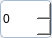
<?xml version="1.0" encoding="UTF-8"?>
<ui version="4.0">
 <class>CDialogNumberEdit</class>
 <widget class="QDialog" name="CDialogNumberEdit">
  <property name="windowModality">
   <enum>Qt::ApplicationModal</enum>
  </property>
  <property name="geometry">
   <rect>
    <x>0</x>
    <y>0</y>
    <width>52</width>
    <height>38</height>
   </rect>
  </property>
  <property name="sizePolicy">
   <sizepolicy hsizetype="Expanding" vsizetype="Expanding">
    <horstretch>0</horstretch>
    <verstretch>0</verstretch>
   </sizepolicy>
  </property>
  <property name="windowTitle">
   <string>Dialog</string>
  </property>
  <property name="styleSheet">
   <string notr="true"/>
  </property>
  <property name="modal">
   <bool>true</bool>
  </property>
  <layout class="QVBoxLayout" name="verticalLayout">
   <property name="spacing">
    <number>0</number>
   </property>
   <property name="leftMargin">
    <number>0</number>
   </property>
   <property name="topMargin">
    <number>0</number>
   </property>
   <property name="rightMargin">
    <number>0</number>
   </property>
   <property name="bottomMargin">
    <number>0</number>
   </property>
   <item>
    <widget class="QSpinBox" name="spinBox">
     <property name="sizePolicy">
      <sizepolicy hsizetype="Ignored" vsizetype="Ignored">
       <horstretch>0</horstretch>
       <verstretch>0</verstretch>
      </sizepolicy>
     </property>
     <property name="font">
      <font>
       <family>Microsoft YaHei UI</family>
      </font>
     </property>
     <property name="styleSheet">
      <string notr="true">QSpinBox {
	border:1px solid rgb(168, 186, 209);
	border-radius: 5px;
	background: rgb(255, 255, 255);
	color: rgb(0, 0, 0);
}

QSpinBox::hover
{
	background-color: rgb(255, 255, 191);
}

QSpinBox QAbstractItemView {
    border:1px solid rgb(238, 107, 71);
    background-color: rgb(255, 255, 191);
    selection-background-color: rgb(238, 107, 71);
}</string>
     </property>
    </widget>
   </item>
  </layout>
 </widget>
 <resources/>
 <connections/>
</ui>
